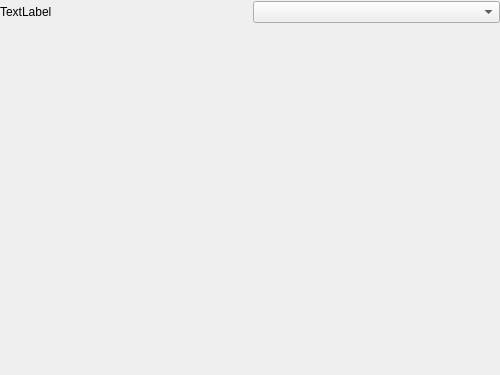
<?xml version="1.0" encoding="UTF-8"?>
<ui version="4.0">
 <class>nodePartPsWidgetSelection</class>
 <widget class="QWidget" name="nodePartPsWidgetSelection">
  <property name="geometry">
   <rect>
    <x>0</x>
    <y>0</y>
    <width>500</width>
    <height>375</height>
   </rect>
  </property>
  <property name="windowTitle">
   <string>Form</string>
  </property>
  <widget class="QWidget" name="verticalWidget" native="true">
   <property name="geometry">
    <rect>
     <x>0</x>
     <y>0</y>
     <width>500</width>
     <height>375</height>
    </rect>
   </property>
   <layout class="QVBoxLayout" name="verticalLayout">
    <property name="topMargin">
     <number>1</number>
    </property>
    <item>
     <layout class="QGridLayout" name="gridLayout">
      <property name="bottomMargin">
       <number>0</number>
      </property>
      <item row="0" column="0">
       <widget class="QLabel" name="type_lbl">
        <property name="text">
         <string>TextLabel</string>
        </property>
        <property name="alignment">
         <set>Qt::AlignLeading|Qt::AlignLeft|Qt::AlignVCenter</set>
        </property>
       </widget>
      </item>
      <item row="0" column="1">
       <widget class="QComboBox" name="types_cmb"/>
      </item>
     </layout>
    </item>
    <item>
     <spacer name="verticalSpacer">
      <property name="orientation">
       <enum>Qt::Vertical</enum>
      </property>
      <property name="sizeHint" stdset="0">
       <size>
        <width>20</width>
        <height>40</height>
       </size>
      </property>
     </spacer>
    </item>
    <item>
     <widget class="QWidget" name="activeWidget" native="true">
      <property name="minimumSize">
       <size>
        <width>400</width>
        <height>300</height>
       </size>
      </property>
      <layout class="QVBoxLayout" name="verticalLayout_1">
       <property name="topMargin">
        <number>0</number>
       </property>
       <property name="bottomMargin">
        <number>0</number>
       </property>
      </layout>
     </widget>
    </item>
    <item>
     <spacer name="verticalSpacer_2">
      <property name="orientation">
       <enum>Qt::Vertical</enum>
      </property>
      <property name="sizeHint" stdset="0">
       <size>
        <width>20</width>
        <height>40</height>
       </size>
      </property>
     </spacer>
    </item>
   </layout>
  </widget>
 </widget>
 <resources/>
 <connections/>
</ui>
